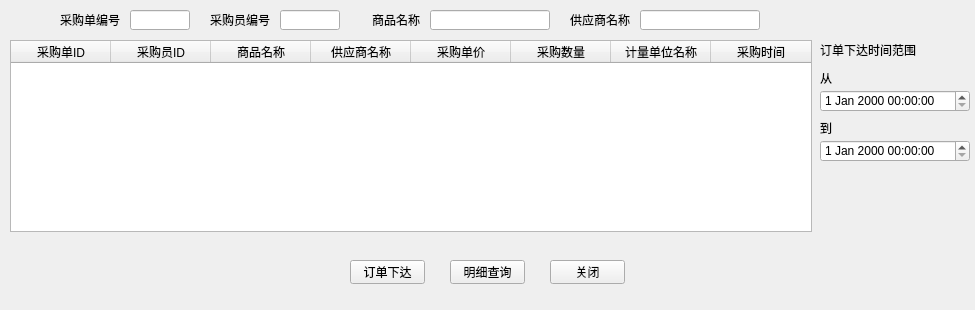
<?xml version="1.0" encoding="UTF-8"?>
<ui version="4.0">
 <class>Form</class>
 <widget class="QWidget" name="Form">
  <property name="geometry">
   <rect>
    <x>0</x>
    <y>0</y>
    <width>975</width>
    <height>310</height>
   </rect>
  </property>
  <property name="windowTitle">
   <string>采购订单明细查询</string>
  </property>
  <widget class="QTableWidget" name="tableWidget">
   <property name="geometry">
    <rect>
     <x>10</x>
     <y>40</y>
     <width>802</width>
     <height>192</height>
    </rect>
   </property>
   <property name="lineWidth">
    <number>1</number>
   </property>
   <property name="alternatingRowColors">
    <bool>false</bool>
   </property>
   <property name="rowCount">
    <number>0</number>
   </property>
   <property name="columnCount">
    <number>8</number>
   </property>
   <attribute name="horizontalHeaderCascadingSectionResizes">
    <bool>false</bool>
   </attribute>
   <column>
    <property name="text">
     <string>采购单ID</string>
    </property>
   </column>
   <column>
    <property name="text">
     <string>采购员ID</string>
    </property>
   </column>
   <column>
    <property name="text">
     <string>商品名称</string>
    </property>
   </column>
   <column>
    <property name="text">
     <string>供应商名称</string>
    </property>
   </column>
   <column>
    <property name="text">
     <string>采购单价</string>
    </property>
   </column>
   <column>
    <property name="text">
     <string>采购数量</string>
    </property>
   </column>
   <column>
    <property name="text">
     <string>计量单位名称</string>
    </property>
   </column>
   <column>
    <property name="text">
     <string>采购时间</string>
    </property>
   </column>
  </widget>
  <widget class="QLabel" name="label">
   <property name="geometry">
    <rect>
     <x>340</x>
     <y>10</y>
     <width>80</width>
     <height>20</height>
    </rect>
   </property>
   <property name="text">
    <string>商品名称</string>
   </property>
   <property name="alignment">
    <set>Qt::AlignRight|Qt::AlignTrailing|Qt::AlignVCenter</set>
   </property>
  </widget>
  <widget class="QLineEdit" name="lineEdit">
   <property name="geometry">
    <rect>
     <x>430</x>
     <y>10</y>
     <width>120</width>
     <height>20</height>
    </rect>
   </property>
  </widget>
  <widget class="QLineEdit" name="lineEdit_2">
   <property name="geometry">
    <rect>
     <x>640</x>
     <y>10</y>
     <width>120</width>
     <height>20</height>
    </rect>
   </property>
  </widget>
  <widget class="QLabel" name="label_5">
   <property name="geometry">
    <rect>
     <x>820</x>
     <y>40</y>
     <width>100</width>
     <height>20</height>
    </rect>
   </property>
   <property name="text">
    <string>订单下达时间范围</string>
   </property>
   <property name="alignment">
    <set>Qt::AlignLeading|Qt::AlignLeft|Qt::AlignVCenter</set>
   </property>
  </widget>
  <widget class="QLabel" name="label_2">
   <property name="geometry">
    <rect>
     <x>550</x>
     <y>10</y>
     <width>80</width>
     <height>20</height>
    </rect>
   </property>
   <property name="text">
    <string>供应商名称</string>
   </property>
   <property name="alignment">
    <set>Qt::AlignRight|Qt::AlignTrailing|Qt::AlignVCenter</set>
   </property>
  </widget>
  <widget class="QLabel" name="label_3">
   <property name="geometry">
    <rect>
     <x>190</x>
     <y>10</y>
     <width>80</width>
     <height>20</height>
    </rect>
   </property>
   <property name="text">
    <string>采购员编号</string>
   </property>
   <property name="alignment">
    <set>Qt::AlignRight|Qt::AlignTrailing|Qt::AlignVCenter</set>
   </property>
  </widget>
  <widget class="QLabel" name="label_4">
   <property name="geometry">
    <rect>
     <x>40</x>
     <y>10</y>
     <width>80</width>
     <height>20</height>
    </rect>
   </property>
   <property name="text">
    <string>采购单编号</string>
   </property>
   <property name="alignment">
    <set>Qt::AlignRight|Qt::AlignTrailing|Qt::AlignVCenter</set>
   </property>
  </widget>
  <widget class="QLineEdit" name="lineEdit_3">
   <property name="geometry">
    <rect>
     <x>130</x>
     <y>10</y>
     <width>60</width>
     <height>20</height>
    </rect>
   </property>
  </widget>
  <widget class="QLineEdit" name="lineEdit_4">
   <property name="geometry">
    <rect>
     <x>280</x>
     <y>10</y>
     <width>60</width>
     <height>20</height>
    </rect>
   </property>
  </widget>
  <widget class="QDateTimeEdit" name="dateTimeEdit">
   <property name="geometry">
    <rect>
     <x>820</x>
     <y>90</y>
     <width>150</width>
     <height>22</height>
    </rect>
   </property>
  </widget>
  <widget class="QLabel" name="label_6">
   <property name="geometry">
    <rect>
     <x>820</x>
     <y>70</y>
     <width>54</width>
     <height>16</height>
    </rect>
   </property>
   <property name="text">
    <string>从</string>
   </property>
  </widget>
  <widget class="QLabel" name="label_7">
   <property name="geometry">
    <rect>
     <x>820</x>
     <y>120</y>
     <width>54</width>
     <height>16</height>
    </rect>
   </property>
   <property name="text">
    <string>到</string>
   </property>
  </widget>
  <widget class="QDateTimeEdit" name="dateTimeEdit_2">
   <property name="geometry">
    <rect>
     <x>820</x>
     <y>140</y>
     <width>150</width>
     <height>22</height>
    </rect>
   </property>
  </widget>
  <widget class="QPushButton" name="orderButton">
   <property name="geometry">
    <rect>
     <x>350</x>
     <y>260</y>
     <width>75</width>
     <height>24</height>
    </rect>
   </property>
   <property name="text">
    <string>订单下达</string>
   </property>
  </widget>
  <widget class="QPushButton" name="exitButton">
   <property name="geometry">
    <rect>
     <x>550</x>
     <y>260</y>
     <width>75</width>
     <height>24</height>
    </rect>
   </property>
   <property name="text">
    <string>关闭</string>
   </property>
  </widget>
  <widget class="QPushButton" name="queryButton">
   <property name="geometry">
    <rect>
     <x>450</x>
     <y>260</y>
     <width>75</width>
     <height>24</height>
    </rect>
   </property>
   <property name="text">
    <string>明细查询</string>
   </property>
  </widget>
 </widget>
 <resources/>
 <connections/>
</ui>
